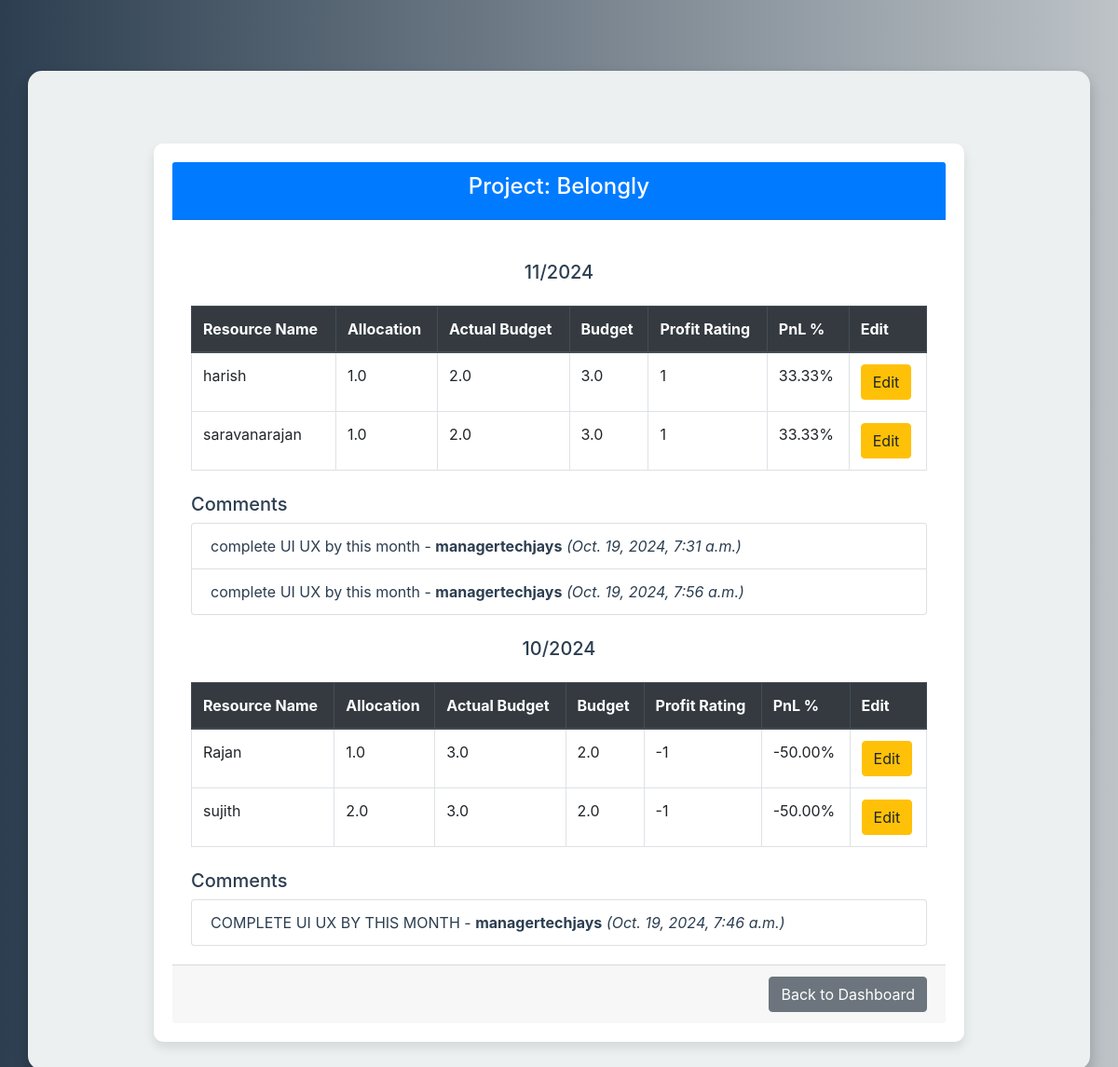
Page /project_details/4/ (signed in) on the committed database.
### management/models.py (models this page shows, shortened)
class Project(models.Model):
    name = models.CharField(max_length=200)  # Name of the project
    description = models.TextField()  # Description of the project
    created_by = models.ForeignKey(User, on_delete=models.CASCADE)  # The manager who created the project
    employees = models.ManyToManyField(Employee, through='ProjectResource')  # Many-to-Many relation with Employee through ProjectResource
    created_at = models.DateTimeField(auto_now_add=True)  # Timestamp when the project was created

class ProjectResource(models.Model):
    MONTH_CHOICES = [
        ('01', 'January'), ('02', 'February'), ('03', 'March'), ('04', 'April'),
        ('05', 'May'), ('06', 'June'), ('07', 'July'), ('08', 'August'),
        ('09', 'September'), ('10', 'October'), ('11', 'November'), ('12', 'December')
    ]
    employee = models.ForeignKey(Employee, on_delete=models.CASCADE)
    project = models.ForeignKey(Project, on_delete=models.CASCADE)
    allocation_ratio = models.FloatField()
    month = models.CharField(max_length=2, choices=MONTH_CHOICES)  # Store month as '01', '02', etc.
    year = models.CharField(max_length=4)  # Store year as '2024', etc.
    actual_resource = models.FloatField(default=0.0)

class ProjectComment(models.Model):
    project = models.ForeignKey(Project, on_delete=models.CASCADE)
    month = models.IntegerField(null=True, blank=True)
    year = models.IntegerField(null=True, blank=True)
    comment_text = models.TextField()  # Renamed field to avoid conflict
    created_by = models.ForeignKey(User, on_delete=models.SET_NULL, null=True, blank=True)
    created_at = models.DateTimeField(auto_now_add=True)

### management/views.py (the view)
# urls.py: path('project_details/<int:project_id>/', views.project_details, name='project_details'),
@login_required
def project_details(request, project_id):
    project = get_object_or_404(Project, id=project_id)
    resources = ProjectResource.objects.filter(project=project)
    project_data = {}
    budgets = ProjectBudget.objects.filter(project=project)
    for resource in resources:
        month_year = f"{resource.month}/{resource.year}"  # Dynamic month and year
        if month_year not in project_data:
            project_data[month_year] = {
                'resources': [],
                'actual_budget': 0,
                'budget': 0,
                'profit_rating': 0,
                'pnl_percentage': 0,
                'comments': []  # Initialize an empty list for comments
            }
        budget_entry = budgets.filter(month=resource.month, year=resource.year).first()
        budget_value = float(budget_entry.budget) if budget_entry else 0
        project_data[month_year]['actual_budget'] += resource.allocation_ratio
        project_data[month_year]['budget'] = budget_value
        project_data[month_year]['resources'].append({
            'id': resource.id,
            'resource_name': resource.employee.user.username,
            'allocation': resource.allocation_ratio,
        })
        actual_budget = project_data[month_year]['actual_budget']
        budget = project_data[month_year]['budget']
        if budget > 0:
            pnl_percentage = ((budget - actual_budget) / budget) * 100
            project_data[month_year]['pnl_percentage'] = pnl_percentage
            project_data[month_year]['profit_rating'] = calculate_profit_rating(budget, actual_budget)
        comments = ProjectComment.objects.filter(
            project=project, month=resource.month, year=resource.year
        )
        project_data[month_year]['comments'] = comments
    return render(request, 'management/project_details.html', {'project': project, 'project_data': project_data})

### management/models.py (called while the page is built)
def calculate_profit_rating(budget, actual_budget):
    budget = Decimal(budget)
    actual_budget = Decimal(actual_budget)
    if budget == 0:
        return Decimal('0')  # Avoid division by zero
    profit_rating = (budget - actual_budget)
    return profit_rating

### management/templates/management/project_details.html (shortened to what this page needs)
{% extends 'management/base.html' %}
{% block content %}
<div class="container mt-5">
    <div class="row justify-content-center">
        <div class="col-md-10">
            <div class="card">
                <div class="card-header bg-primary text-white text-center">
                    <h4>Project: {{ project.name }}</h4>
                </div>
                <div class="card-body">
                    {% for month_year, data in project_data.items %}
                        <h5 class="text-center my-4">{{ month_year }}</h5>
                        <table class="table table-bordered table-hover">
                            <thead class="thead-dark">
                                <tr>
                                    <th>Resource Name</th>
                                    <th>Allocation</th>
                                    <th>Actual Budget</th>
                                    <th>Budget</th>
                                    <th>Profit Rating</th>
                                    <th>PnL %</th>
                                    <th>Edit</th>
                                </tr>
                            </thead>
                            <tbody>
                                {% for resource in data.resources %}
                                    <tr>
                                        <td>{{ resource.resource_name }}</td>
                                        <td>{{ resource.allocation }}</td>
                                        <td>{{ data.actual_budget }}</td>
                                        <td>{{ data.budget }}</td>
                                        <td>{{ data.profit_rating }}</td>
                                        <td>{{ data.pnl_percentage|floatformat:2 }}%</td>
                                        <td>
                                            <a href="{% url 'edit_resource' resource.id %}" class="btn btn-warning">Edit</a>
                                        </td>
                                    </tr>
                                {% endfor %}
                            </tbody>
                        </table>
                        <h5 class="mt-4">Comments</h5>
                        <ul class="list-group">
                            {% for comment in data.comments %}
                                <li class="list-group-item">
                                    {{ comment.comment_text }} -
                                    <strong>{{ comment.created_by.username }}</strong>
                                    <em>({{ comment.created_at }})</em>
                                </li>
                            {% empty %}
                                <li class="list-group-item text-muted">No comments for this period.</li>
                            {% endfor %}
                        </ul>
                    {% endfor %}
                </div>
                <div class="card-footer text-right">
                    <a href="{% url 'manager_dashboard' %}" class="btn btn-secondary">Back to Dashboard</a>
                </div>
            </div>
        </div>
    </div>
</div>
{% endblock %}

### management/templates/management/base.html (style rules this page uses)
body { padding-top: 56px; background: linear-gradient(to right, #2c3e50, #bdc3c7); color: white; }
.card { background-color: #ffffff; border: none; border-radius: 10px; padding: 20px; box-shadow: 0 6px 12px rgba(0, 0, 0, 0.1); transition: all 0.3s ease; }

### rows in the picture
Project: name "Belongly"
ProjectResource: allocation "1.0"
ProjectResource: allocation "1.0"
ProjectComment: comment_text "complete UI UX by this month", created_by.username "managertechjays", created_at "Oct. 19, 2024, 7:31 a.m."
ProjectComment: comment_text "complete UI UX by this month", created_by.username "managertechjays", created_at "Oct. 19, 2024, 7:56 a.m."
ProjectResource: allocation "1.0"
ProjectResource: allocation "2.0"
ProjectComment: comment_text "COMPLETE UI UX BY THIS MONTH", created_by.username "managertechjays", created_at "Oct. 19, 2024, 7:46 a.m."

### other values in the picture
{{ month_year }} "11/2024" "10/2024"
{{ resource.resource_name }} "harish" "saravanarajan" "Rajan" "sujith"
{{ data.actual_budget }} "2.0" "2.0" "3.0" "3.0"
{{ data.budget }} "3.0" "3.0" "2.0" "2.0"
{{ data.profit_rating }} "1" "1" "-1" "-1"
{{ data.pnl_percentage|floatformat:2 }} "33.33" "33.33" "-50.00" "-50.00"
